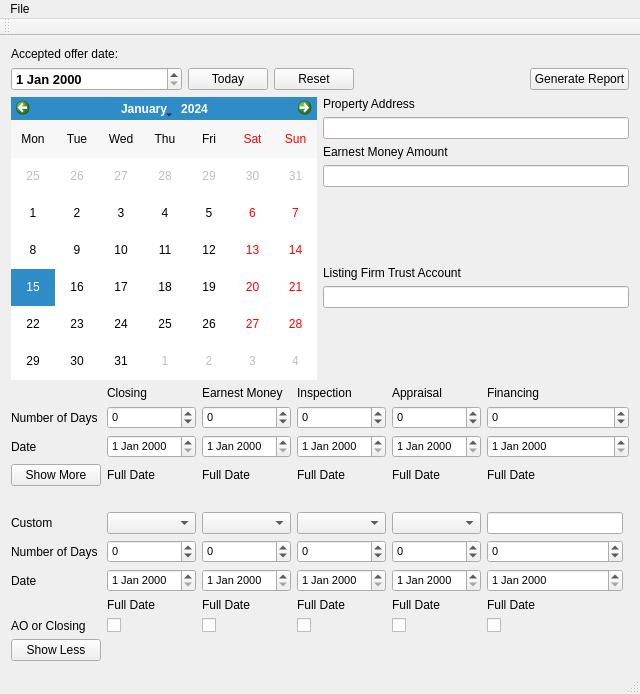
<?xml version="1.0" encoding="UTF-8"?>
<ui version="4.0">
 <class>MainWindow</class>
 <widget class="QMainWindow" name="MainWindow">
  <property name="geometry">
   <rect>
    <x>0</x>
    <y>0</y>
    <width>640</width>
    <height>694</height>
   </rect>
  </property>
  <property name="windowTitle">
   <string>Mode RN Deadline Calculator</string>
  </property>
  <property name="windowIcon">
   <iconset>
    <normaloff>../../../../Desktop/Mode Logo super simple.png</normaloff>../../../../Desktop/Mode Logo super simple.png</iconset>
  </property>
  <widget class="QWidget" name="centralWidget">
   <layout class="QGridLayout" name="gridLayout_2">
    <item row="0" column="0">
     <widget class="QLabel" name="label_AcceptedOffer">
      <property name="sizePolicy">
       <sizepolicy hsizetype="Preferred" vsizetype="Minimum">
        <horstretch>0</horstretch>
        <verstretch>0</verstretch>
       </sizepolicy>
      </property>
      <property name="text">
       <string>Accepted offer date:</string>
      </property>
     </widget>
    </item>
    <item row="1" column="0" colspan="2">
     <layout class="QHBoxLayout" name="horizontalLayout">
      <item>
       <widget class="QDateEdit" name="dateEdit_AcceptedOffer">
        <property name="sizePolicy">
         <sizepolicy hsizetype="MinimumExpanding" vsizetype="Minimum">
          <horstretch>0</horstretch>
          <verstretch>0</verstretch>
         </sizepolicy>
        </property>
        <property name="font">
         <font>
          <pointsize>10</pointsize>
          <weight>75</weight>
          <bold>true</bold>
         </font>
        </property>
       </widget>
      </item>
      <item>
       <widget class="QPushButton" name="pushButton_MakeAOToday">
        <property name="text">
         <string>Today</string>
        </property>
       </widget>
      </item>
      <item>
       <widget class="QPushButton" name="pushButton_ResetDefaults">
        <property name="text">
         <string>Reset</string>
        </property>
       </widget>
      </item>
      <item>
       <spacer name="horizontalSpacer">
        <property name="orientation">
         <enum>Qt::Horizontal</enum>
        </property>
        <property name="sizeHint" stdset="0">
         <size>
          <width>40</width>
          <height>20</height>
         </size>
        </property>
       </spacer>
      </item>
      <item>
       <widget class="QPushButton" name="pushButton_Generat_Report">
        <property name="text">
         <string>Generate Report</string>
        </property>
       </widget>
      </item>
     </layout>
    </item>
    <item row="2" column="0">
     <widget class="QCalendarWidget" name="calendarWidget">
      <property name="selectionMode">
       <enum>QCalendarWidget::NoSelection</enum>
      </property>
      <property name="verticalHeaderFormat">
       <enum>QCalendarWidget::NoVerticalHeader</enum>
      </property>
     </widget>
    </item>
    <item row="2" column="1">
     <layout class="QVBoxLayout" name="verticalLayout">
      <item>
       <widget class="QLabel" name="label">
        <property name="text">
         <string>Property Address</string>
        </property>
       </widget>
      </item>
      <item>
       <widget class="QLineEdit" name="lineEdit_Address"/>
      </item>
      <item>
       <widget class="QLabel" name="label_2">
        <property name="text">
         <string>Earnest Money Amount</string>
        </property>
       </widget>
      </item>
      <item>
       <widget class="QLineEdit" name="lineEdit_Earnest_Money_Amount"/>
      </item>
      <item>
       <spacer name="verticalSpacer">
        <property name="orientation">
         <enum>Qt::Vertical</enum>
        </property>
        <property name="sizeHint" stdset="0">
         <size>
          <width>20</width>
          <height>40</height>
         </size>
        </property>
       </spacer>
      </item>
      <item>
       <widget class="QLabel" name="label_3">
        <property name="text">
         <string>Listing Firm Trust Account</string>
        </property>
       </widget>
      </item>
      <item>
       <widget class="QLineEdit" name="lineEdit_Listing_Trust"/>
      </item>
      <item>
       <spacer name="verticalSpacer_3">
        <property name="orientation">
         <enum>Qt::Vertical</enum>
        </property>
        <property name="sizeHint" stdset="0">
         <size>
          <width>20</width>
          <height>40</height>
         </size>
        </property>
       </spacer>
      </item>
     </layout>
    </item>
    <item row="4" column="0" colspan="2">
     <layout class="QGridLayout" name="gridLayout">
      <item row="4" column="0">
       <widget class="QLabel" name="label_Blank">
        <property name="text">
         <string/>
        </property>
       </widget>
      </item>
      <item row="10" column="5">
       <widget class="QCheckBox" name="checkBox_4">
        <property name="text">
         <string/>
        </property>
       </widget>
      </item>
      <item row="10" column="4">
       <widget class="QCheckBox" name="checkBox_3">
        <property name="text">
         <string/>
        </property>
       </widget>
      </item>
      <item row="10" column="6">
       <widget class="QCheckBox" name="checkBox_5">
        <property name="text">
         <string/>
        </property>
       </widget>
      </item>
      <item row="9" column="6">
       <widget class="QLabel" name="label_LongDateCust5">
        <property name="text">
         <string>Full Date</string>
        </property>
       </widget>
      </item>
      <item row="7" column="3">
       <widget class="QSpinBox" name="spinBox_DaysCust2">
        <property name="font">
         <font>
          <pointsize>8</pointsize>
         </font>
        </property>
        <property name="minimum">
         <number>-365</number>
        </property>
        <property name="maximum">
         <number>365</number>
        </property>
       </widget>
      </item>
      <item row="11" column="0">
       <widget class="QPushButton" name="pushButton_ShowLess">
        <property name="text">
         <string>Show Less</string>
        </property>
       </widget>
      </item>
      <item row="9" column="2">
       <widget class="QLabel" name="label_LongDateCust1">
        <property name="text">
         <string>Full Date</string>
        </property>
       </widget>
      </item>
      <item row="8" column="5">
       <widget class="QDateEdit" name="custom4_dateEdit">
        <property name="font">
         <font>
          <pointsize>8</pointsize>
         </font>
        </property>
       </widget>
      </item>
      <item row="7" column="2">
       <widget class="QSpinBox" name="spinBox_DaysCust1">
        <property name="font">
         <font>
          <pointsize>8</pointsize>
         </font>
        </property>
        <property name="minimum">
         <number>-365</number>
        </property>
        <property name="maximum">
         <number>365</number>
        </property>
       </widget>
      </item>
      <item row="8" column="3">
       <widget class="QDateEdit" name="custom2_dateEdit">
        <property name="font">
         <font>
          <pointsize>8</pointsize>
         </font>
        </property>
       </widget>
      </item>
      <item row="7" column="5">
       <widget class="QSpinBox" name="spinBox_DaysCust4">
        <property name="font">
         <font>
          <pointsize>8</pointsize>
         </font>
        </property>
        <property name="minimum">
         <number>-365</number>
        </property>
        <property name="maximum">
         <number>365</number>
        </property>
       </widget>
      </item>
      <item row="8" column="0">
       <widget class="QLabel" name="label_CustomDate">
        <property name="text">
         <string>Date</string>
        </property>
       </widget>
      </item>
      <item row="7" column="4">
       <widget class="QSpinBox" name="spinBox_DaysCust3">
        <property name="font">
         <font>
          <pointsize>8</pointsize>
         </font>
        </property>
        <property name="minimum">
         <number>-365</number>
        </property>
        <property name="maximum">
         <number>365</number>
        </property>
       </widget>
      </item>
      <item row="10" column="2">
       <widget class="QCheckBox" name="checkBox_1">
        <property name="text">
         <string/>
        </property>
       </widget>
      </item>
      <item row="5" column="0">
       <widget class="QLabel" name="label_CustomDescription">
        <property name="text">
         <string>Custom</string>
        </property>
       </widget>
      </item>
      <item row="10" column="3">
       <widget class="QCheckBox" name="checkBox_2">
        <property name="text">
         <string/>
        </property>
       </widget>
      </item>
      <item row="8" column="4">
       <widget class="QDateEdit" name="custom3_dateEdit">
        <property name="font">
         <font>
          <pointsize>8</pointsize>
         </font>
        </property>
       </widget>
      </item>
      <item row="8" column="2">
       <widget class="QDateEdit" name="custom1_dateEdit">
        <property name="font">
         <font>
          <pointsize>8</pointsize>
         </font>
        </property>
       </widget>
      </item>
      <item row="5" column="6">
       <widget class="QLineEdit" name="lineEdit_Custom5"/>
      </item>
      <item row="9" column="5">
       <widget class="QLabel" name="label_LongDateCust4">
        <property name="text">
         <string>Full Date</string>
        </property>
       </widget>
      </item>
      <item row="2" column="4">
       <widget class="QDateEdit" name="inspection_dateEdit">
        <property name="font">
         <font>
          <pointsize>8</pointsize>
         </font>
        </property>
       </widget>
      </item>
      <item row="3" column="5">
       <widget class="QLabel" name="label_LongAppraisalDate">
        <property name="text">
         <string>Full Date</string>
        </property>
       </widget>
      </item>
      <item row="9" column="4">
       <widget class="QLabel" name="label_LongDateCust3">
        <property name="text">
         <string>Full Date</string>
        </property>
       </widget>
      </item>
      <item row="3" column="0">
       <widget class="QPushButton" name="pushButton_ShowMore">
        <property name="text">
         <string>Show More</string>
        </property>
       </widget>
      </item>
      <item row="3" column="3">
       <widget class="QLabel" name="label_LongEMoneyDate">
        <property name="text">
         <string>Full Date</string>
        </property>
       </widget>
      </item>
      <item row="9" column="3">
       <widget class="QLabel" name="label_LongDateCust2">
        <property name="text">
         <string>Full Date</string>
        </property>
       </widget>
      </item>
      <item row="3" column="2">
       <widget class="QLabel" name="label_LongClosingDate">
        <property name="text">
         <string>Full Date</string>
        </property>
       </widget>
      </item>
      <item row="3" column="4">
       <widget class="QLabel" name="label_LongInspDate">
        <property name="text">
         <string>Full Date</string>
        </property>
       </widget>
      </item>
      <item row="2" column="3">
       <widget class="QDateEdit" name="earnestMoney_dateEdit">
        <property name="font">
         <font>
          <pointsize>8</pointsize>
         </font>
        </property>
       </widget>
      </item>
      <item row="2" column="6" colspan="2">
       <widget class="QDateEdit" name="financing_dateEdit">
        <property name="font">
         <font>
          <pointsize>8</pointsize>
         </font>
        </property>
       </widget>
      </item>
      <item row="3" column="6" colspan="2">
       <widget class="QLabel" name="label_LongFinancingDate">
        <property name="text">
         <string>Full Date</string>
        </property>
       </widget>
      </item>
      <item row="7" column="0">
       <widget class="QLabel" name="label_CustomDays">
        <property name="text">
         <string>Number of Days</string>
        </property>
       </widget>
      </item>
      <item row="1" column="5">
       <widget class="QSpinBox" name="daysForAppraisal_spinBox">
        <property name="font">
         <font>
          <pointsize>8</pointsize>
         </font>
        </property>
        <property name="minimum">
         <number>-365</number>
        </property>
        <property name="maximum">
         <number>365</number>
        </property>
       </widget>
      </item>
      <item row="0" column="3">
       <widget class="QLabel" name="label_EMoney">
        <property name="sizePolicy">
         <sizepolicy hsizetype="Preferred" vsizetype="Minimum">
          <horstretch>0</horstretch>
          <verstretch>0</verstretch>
         </sizepolicy>
        </property>
        <property name="text">
         <string>Earnest Money</string>
        </property>
       </widget>
      </item>
      <item row="2" column="5">
       <widget class="QDateEdit" name="appraisal_dateEdit">
        <property name="font">
         <font>
          <pointsize>8</pointsize>
         </font>
        </property>
       </widget>
      </item>
      <item row="2" column="2">
       <widget class="QDateEdit" name="dateEdit_CalculatedDate">
        <property name="font">
         <font>
          <pointsize>8</pointsize>
         </font>
        </property>
       </widget>
      </item>
      <item row="1" column="6" colspan="2">
       <widget class="QSpinBox" name="daysForFinaincing_spinBox">
        <property name="font">
         <font>
          <pointsize>8</pointsize>
         </font>
        </property>
        <property name="minimum">
         <number>-365</number>
        </property>
        <property name="maximum">
         <number>365</number>
        </property>
       </widget>
      </item>
      <item row="0" column="2">
       <widget class="QLabel" name="label_Closing">
        <property name="sizePolicy">
         <sizepolicy hsizetype="Preferred" vsizetype="Minimum">
          <horstretch>0</horstretch>
          <verstretch>0</verstretch>
         </sizepolicy>
        </property>
        <property name="text">
         <string>Closing</string>
        </property>
       </widget>
      </item>
      <item row="2" column="0">
       <widget class="QLabel" name="label_Date">
        <property name="text">
         <string>Date</string>
        </property>
       </widget>
      </item>
      <item row="0" column="4">
       <widget class="QLabel" name="label_Inspection">
        <property name="sizePolicy">
         <sizepolicy hsizetype="Preferred" vsizetype="Minimum">
          <horstretch>0</horstretch>
          <verstretch>0</verstretch>
         </sizepolicy>
        </property>
        <property name="text">
         <string>Inspection</string>
        </property>
       </widget>
      </item>
      <item row="1" column="4">
       <widget class="QSpinBox" name="daysForInspection_spinBox">
        <property name="font">
         <font>
          <pointsize>8</pointsize>
         </font>
        </property>
        <property name="minimum">
         <number>-365</number>
        </property>
        <property name="maximum">
         <number>365</number>
        </property>
       </widget>
      </item>
      <item row="0" column="6" colspan="2">
       <widget class="QLabel" name="label_financing">
        <property name="sizePolicy">
         <sizepolicy hsizetype="Preferred" vsizetype="Minimum">
          <horstretch>0</horstretch>
          <verstretch>0</verstretch>
         </sizepolicy>
        </property>
        <property name="text">
         <string>Financing</string>
        </property>
       </widget>
      </item>
      <item row="1" column="2">
       <widget class="QSpinBox" name="spinBox_NumOfDays">
        <property name="font">
         <font>
          <pointsize>8</pointsize>
         </font>
        </property>
        <property name="minimum">
         <number>-365</number>
        </property>
        <property name="maximum">
         <number>365</number>
        </property>
       </widget>
      </item>
      <item row="8" column="6">
       <widget class="QDateEdit" name="custom5_dateEdit">
        <property name="font">
         <font>
          <pointsize>8</pointsize>
         </font>
        </property>
       </widget>
      </item>
      <item row="1" column="0">
       <widget class="QLabel" name="label_NumDays">
        <property name="text">
         <string>Number of Days </string>
        </property>
       </widget>
      </item>
      <item row="0" column="5">
       <widget class="QLabel" name="label_Apraisal">
        <property name="sizePolicy">
         <sizepolicy hsizetype="Preferred" vsizetype="Minimum">
          <horstretch>0</horstretch>
          <verstretch>0</verstretch>
         </sizepolicy>
        </property>
        <property name="text">
         <string>Appraisal</string>
        </property>
       </widget>
      </item>
      <item row="7" column="6">
       <widget class="QSpinBox" name="spinBox_DaysCust5">
        <property name="font">
         <font>
          <pointsize>8</pointsize>
         </font>
        </property>
        <property name="minimum">
         <number>-365</number>
        </property>
        <property name="maximum">
         <number>365</number>
        </property>
       </widget>
      </item>
      <item row="5" column="2">
       <widget class="QComboBox" name="comboBox_Custom1"/>
      </item>
      <item row="5" column="3">
       <widget class="QComboBox" name="comboBox_Custom2"/>
      </item>
      <item row="10" column="0">
       <widget class="QLabel" name="label_AOorClosing">
        <property name="text">
         <string>AO or Closing</string>
        </property>
       </widget>
      </item>
      <item row="1" column="3">
       <widget class="QSpinBox" name="daysForEarnestMoney_spinBox">
        <property name="font">
         <font>
          <pointsize>8</pointsize>
         </font>
        </property>
        <property name="minimum">
         <number>-365</number>
        </property>
        <property name="maximum">
         <number>365</number>
        </property>
       </widget>
      </item>
      <item row="5" column="4">
       <widget class="QComboBox" name="comboBox_Custom3"/>
      </item>
      <item row="5" column="5">
       <widget class="QComboBox" name="comboBox_Custom4"/>
      </item>
     </layout>
    </item>
   </layout>
  </widget>
  <widget class="QMenuBar" name="menuBar">
   <property name="geometry">
    <rect>
     <x>0</x>
     <y>0</y>
     <width>640</width>
     <height>26</height>
    </rect>
   </property>
   <widget class="QMenu" name="menuFile">
    <property name="title">
     <string>File</string>
    </property>
    <addaction name="actionOpen_File"/>
    <addaction name="actionSave_File"/>
   </widget>
   <addaction name="menuFile"/>
  </widget>
  <widget class="QToolBar" name="mainToolBar">
   <property name="enabled">
    <bool>false</bool>
   </property>
   <attribute name="toolBarArea">
    <enum>TopToolBarArea</enum>
   </attribute>
   <attribute name="toolBarBreak">
    <bool>false</bool>
   </attribute>
  </widget>
  <widget class="QStatusBar" name="statusBar"/>
  <action name="actionSave_File">
   <property name="text">
    <string>Save File</string>
   </property>
  </action>
  <action name="actionOpen_File">
   <property name="text">
    <string>Open File</string>
   </property>
  </action>
 </widget>
 <layoutdefault spacing="6" margin="11"/>
 <resources/>
 <connections/>
</ui>
